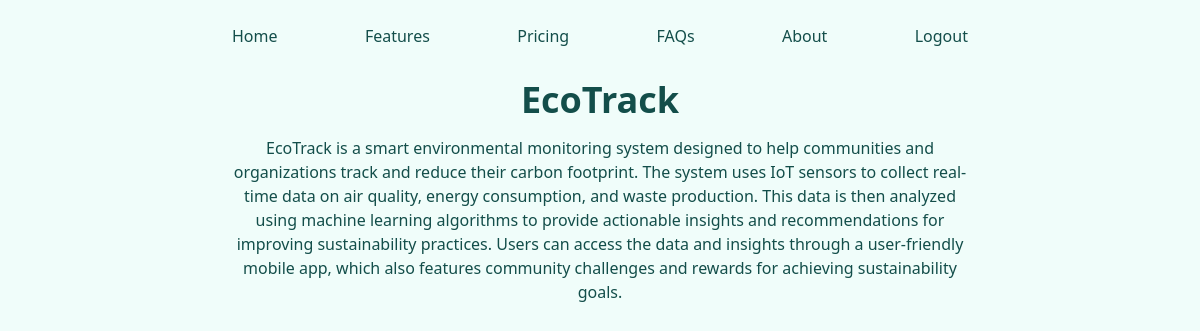
Screenshot of /project/eco-track (signed in) with the database file from the repository.
### proj_mgm/models.py (models this page shows, shortened)
class Project(models.Model):
    name = models.CharField(max_length=255)
    slug = models.SlugField(max_length=255)
    description = models.TextField()
    user = models.ForeignKey(User, on_delete=models.PROTECT) # PROTECT means that if a user is deleted, the project will not be deleted
    class Meta: # You can easily add permissions to your model by using the Meta class
        permissions = [("can_add_new_project", "can add new project")] # look at the auth_permission table to see the permissions

### proj_mgm/views.py (the view)
# urls.py: path('project/<slug:id>', views.project_detail, name="project_detail"),
@login_required(login_url="/login/")
@permission_required("proj_mgm.view_project")
def project_detail(request, id):
    project = get_object_or_404(Project, slug=id)
    context = {
        "project_detail": project
    }
    return render(request, "detail.html", context)

### templates/detail.html (shortened to what this page needs)
{% extends 'base.html' %}
{% block content %}
    <div class="plain-card">
        <h1>{{ project_detail.name }}</h1>
        <p>{{ project_detail.description }}</p>
    </div>
{% endblock %}

### rows the page displays
Project: name "EcoTrack", description "EcoTrack is a smart environmental monitoring system designed to help communities and organizations track and reduce their carbon footprint. The system uses IoT sensors to collect real-time data on air quality, energy consumption, and waste production. This data is then analyzed using machine learning algorithms to provide actionable insights and recommendations for improving sustainability practices. Users can access the data and insights through a user-friendly mobile app, which also features community challenges and rewards for achieving sustainability goals."
